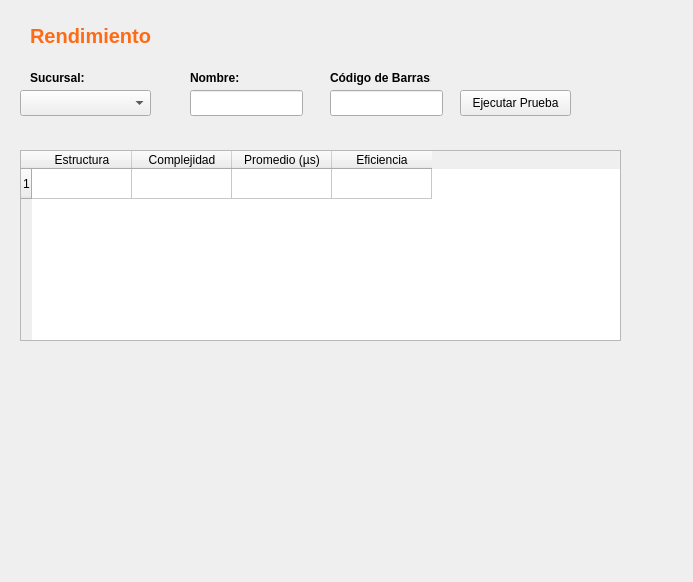
<?xml version="1.0" encoding="UTF-8"?>
<ui version="4.0">
 <class>VentanaRendimiento</class>
 <widget class="QWidget" name="VentanaRendimiento">
  <property name="geometry">
   <rect>
    <x>0</x>
    <y>0</y>
    <width>693</width>
    <height>582</height>
   </rect>
  </property>
  <property name="windowTitle">
   <string>VentanaRendimiento</string>
  </property>
  <widget class="QLineEdit" name="txtNombreRendimiento">
   <property name="geometry">
    <rect>
     <x>190</x>
     <y>90</y>
     <width>113</width>
     <height>26</height>
    </rect>
   </property>
  </widget>
  <widget class="QLineEdit" name="txtBarcodeRendimiento">
   <property name="geometry">
    <rect>
     <x>330</x>
     <y>90</y>
     <width>113</width>
     <height>26</height>
    </rect>
   </property>
  </widget>
  <widget class="QComboBox" name="comboSucursalesRendimiento">
   <property name="geometry">
    <rect>
     <x>20</x>
     <y>90</y>
     <width>131</width>
     <height>26</height>
    </rect>
   </property>
  </widget>
  <widget class="QPushButton" name="btnEjecutarPrueba">
   <property name="geometry">
    <rect>
     <x>460</x>
     <y>90</y>
     <width>111</width>
     <height>26</height>
    </rect>
   </property>
   <property name="text">
    <string>Ejecutar Prueba</string>
   </property>
  </widget>
  <widget class="QLabel" name="label">
   <property name="geometry">
    <rect>
     <x>30</x>
     <y>20</y>
     <width>181</width>
     <height>31</height>
    </rect>
   </property>
   <property name="font">
    <font>
     <pointsize>15</pointsize>
     <bold>true</bold>
    </font>
   </property>
   <property name="styleSheet">
    <string notr="true">color: rgb(255, 107, 21);</string>
   </property>
   <property name="text">
    <string>Rendimiento</string>
   </property>
  </widget>
  <widget class="QTableWidget" name="tableRendimiento">
   <property name="geometry">
    <rect>
     <x>20</x>
     <y>150</y>
     <width>601</width>
     <height>191</height>
    </rect>
   </property>
   <row/>
   <column>
    <property name="text">
     <string>Estructura</string>
    </property>
   </column>
   <column>
    <property name="text">
     <string>Complejidad</string>
    </property>
   </column>
   <column>
    <property name="text">
     <string>Promedio (µs)</string>
    </property>
   </column>
   <column>
    <property name="text">
     <string>Eficiencia</string>
    </property>
   </column>
   <item row="0" column="0">
    <property name="text">
     <string/>
    </property>
   </item>
  </widget>
  <widget class="QChartView" name="chartView" native="true">
   <property name="geometry">
    <rect>
     <x>30</x>
     <y>360</y>
     <width>591</width>
     <height>201</height>
    </rect>
   </property>
  </widget>
  <widget class="QLabel" name="label_2">
   <property name="geometry">
    <rect>
     <x>190</x>
     <y>70</y>
     <width>61</width>
     <height>16</height>
    </rect>
   </property>
   <property name="font">
    <font>
     <bold>true</bold>
    </font>
   </property>
   <property name="text">
    <string>Nombre:</string>
   </property>
  </widget>
  <widget class="QLabel" name="label_3">
   <property name="geometry">
    <rect>
     <x>330</x>
     <y>70</y>
     <width>101</width>
     <height>16</height>
    </rect>
   </property>
   <property name="font">
    <font>
     <bold>true</bold>
    </font>
   </property>
   <property name="text">
    <string>Código de Barras:</string>
   </property>
  </widget>
  <widget class="QLabel" name="label_4">
   <property name="geometry">
    <rect>
     <x>30</x>
     <y>70</y>
     <width>61</width>
     <height>16</height>
    </rect>
   </property>
   <property name="font">
    <font>
     <bold>true</bold>
    </font>
   </property>
   <property name="text">
    <string>Sucursal:</string>
   </property>
  </widget>
 </widget>
 <customwidgets>
  <customwidget>
   <class>QChartView</class>
   <extends>QWidget</extends>
   <header>qchartview.h</header>
   <container>1</container>
  </customwidget>
 </customwidgets>
 <resources/>
 <connections/>
</ui>
